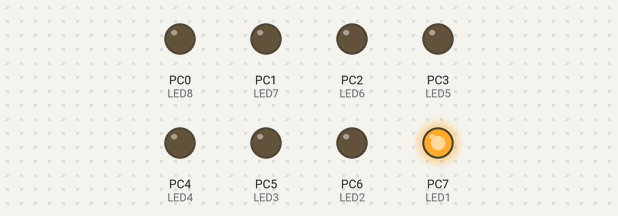
This program was run on a simulated ATmega128, built with avr-gcc and emulated at 16 MHz. On the bench: output pins drawn as LEDs (lit = HIGH). Pins used as bus, display or sensor lines are not drawn.

Above: at 0.1 s.
At 0.6 s:
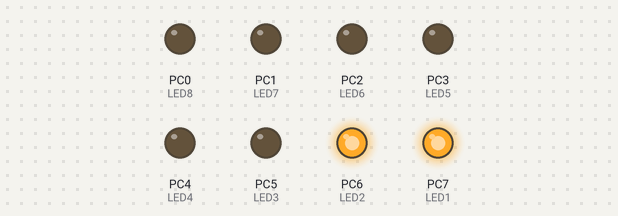
At 1.1 s:
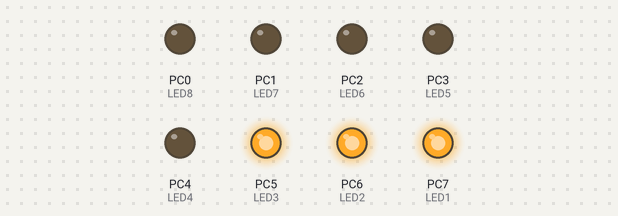
At 1.6 s:
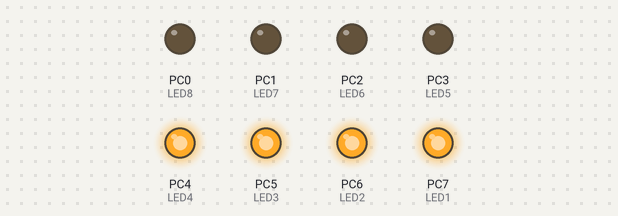
At 2.6 s:
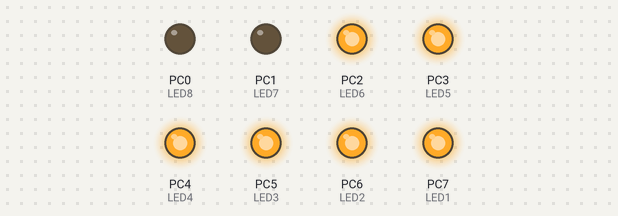
At 3.6 s:
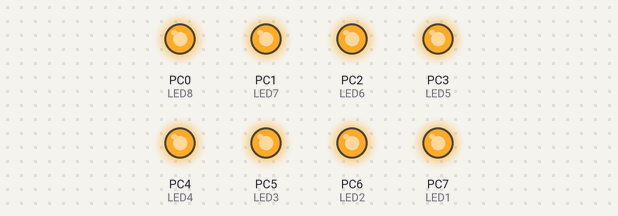
Timing chart, 0 to 5.1 s (numbered marks = the images above):
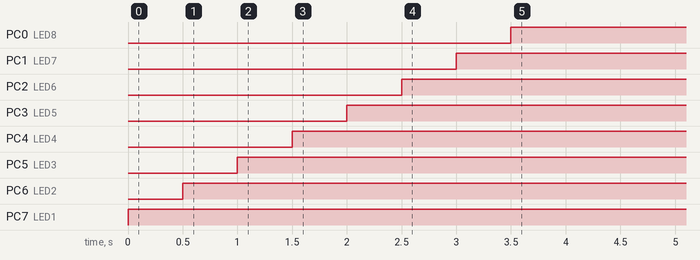

Measured:
- by itself, PC0 (LED8): LOW → HIGH at 3.5 s
- by itself, PC1 (LED7): LOW → HIGH at 3.0 s
- by itself, PC2 (LED6): LOW → HIGH at 2.5 s
- by itself, PC3 (LED5): LOW → HIGH at 2.0 s
- by itself, PC4 (LED4): LOW → HIGH at 1.5 s
- by itself, PC5 (LED3): LOW → HIGH at 1.0 s
- by itself, PC6 (LED2): LOW → HIGH at 0.50 s
- by itself, PC7 (LED1): LOW → HIGH at 0.00 s

The program:

main.c
```c
#include <client.h>

int main (void)
{
	SetupHardware();

	for(;;){
		runNet();
	}

	return 0;
}

void SetupHardware(void)
{
	LED_Init();

	_delay_ms(100);
	SPI_Init();

	_delay_ms(1000);
	NET_Init();
}

unsigned char Connect(unsigned char sock, unsigned char ip[4] ,unsigned char eth_protocol, unsigned int tcp_port) {
	unsigned char			retval;
	unsigned int			sockaddr;

	retval = W5100_FAIL;
																																				// assume this doesn't work
	if (sock >= W5100_NUM_SOCKETS)  {
		return retval;																											// illegal socket value is bad!
	}

	sockaddr =  W5100_SKT_BASE(sock);																			// calc base addr for this socket

	if (W51_read(sockaddr+W5100_SR_OFFSET) == W5100_SKT_SR_CLOSED)				// Make sure we close the socket first
	{
		Close(sock);
	}

	// W51_write(sockaddr+W5100_MR_OFFSET ,0b01000000);														//  Enable Mac Filtering
	W51_write(sockaddr+W5100_MR_OFFSET ,eth_protocol);										//  set protocol for this socket

	W51_write(sockaddr+W5100_DIPR_OFFSET,     ip[0]);											//  set ip for server
	W51_write(sockaddr+W5100_DIPR_OFFSET + 1, ip[1]);											//  set ip for server
	W51_write(sockaddr+W5100_DIPR_OFFSET + 2, ip[2]);											//  set ip for server
	W51_write(sockaddr+W5100_DIPR_OFFSET + 3, ip[3]);											//  set ip for server

	W51_write(sockaddr+W5100_DPORT_OFFSET, ((tcp_port & 0xFF00) >> 8 ));	// set port for server (MSB)
	W51_write(sockaddr+W5100_DPORT_OFFSET + 1, (tcp_port & 0x00FF));			// set port for server (LSB)

	W51_write(sockaddr+W5100_CR_OFFSET, W5100_SKT_CR_OPEN);	              // open the socket

	while (W51_read(sockaddr+W5100_CR_OFFSET))  ;													// loop until device reports socket is open (blocks!!)

	if (W51_read(sockaddr+W5100_SR_OFFSET) == W5100_SKT_SR_INIT){
		W51_write(sockaddr+W5100_CR_OFFSET, W5100_SKT_CR_CONNECT);					// connect to server
		while (W51_read(sockaddr+W5100_CR_OFFSET))  ;												// loop until device reports socket is open (blocks!!)
		retval = sock;																											// if success, return socket number
	} else  Close(sock);																									// if failed, close socket immediately

	return  retval;
}

void  Close(unsigned char  sock)
{
	unsigned int			sockaddr;

	if (sock > W5100_NUM_SOCKETS)  {
		return;																															// if illegal socket number, ignore request
	}
	sockaddr = W5100_SKT_BASE(sock);																			// calc base addr for this socket

	W51_write(sockaddr+W5100_CR_OFFSET, W5100_SKT_CR_CLOSE);							// tell chip to close the socket
	while (W51_read(sockaddr+W5100_CR_OFFSET))  ;													// loop until socket is closed (blocks!!)
}

void  Disconnect(unsigned char  sock)
{
	unsigned int			sockaddr;

	if (sock > W5100_NUM_SOCKETS)  {
		return;																															// if illegal socket number, ignore request
	}
	sockaddr = W5100_SKT_BASE(sock);																			// calc base addr for this socket

	W51_write(sockaddr+W5100_CR_OFFSET, W5100_SKT_CR_DISCON);							// disconnect the socket
	while (W51_read(sockaddr+W5100_CR_OFFSET))  ;													// loop until socket is closed (blocks!!)
}

unsigned char Send(unsigned char  sock, const unsigned char  *buf, unsigned int  buflen)
{
	unsigned int					ptr;
	unsigned int					offaddr;
	unsigned int					realaddr;
	unsigned int					txsize;
	unsigned int					timeout;
	unsigned int					sockaddr;

	if (buflen == 0 || sock >= W5100_NUM_SOCKETS)  return  W5100_FAIL;		// ignore illegal requests
	sockaddr = W5100_SKT_BASE(sock);																			// calc base addr for this socket
	// Make sure the TX Free Size Register is available
	txsize = W51_read(sockaddr+W5100_TX_FSR_OFFSET);											// make sure the TX free-size reg is available
	txsize = (((txsize & 0x00FF) << 8 ) + W51_read(sockaddr+W5100_TX_FSR_OFFSET + 1));

	timeout = 0;
	while (txsize < buflen)
	{
		_delay_ms(1);

		txsize = W51_read(sockaddr+W5100_TX_FSR_OFFSET);										// make sure the TX free-size reg is available
		txsize = (((txsize & 0x00FF) << 8 ) + W51_read(sockaddr+W5100_TX_FSR_OFFSET + 1));

		if (timeout++ > 2048) 																							// if max delay has passed...
		{
			#ifdef DBG
			printf("Send() - Timeout expired\n");
			#endif

			Disconnect(sock);																						// can't connect, close it down
			return  W5100_FAIL;																								// show failure
		}
	}

	// Read the TX Write Pointer
	ptr = W51_read(sockaddr+W5100_TX_WR_OFFSET);
	offaddr = (((ptr & 0x00FF) << 8 ) + W51_read(sockaddr+W5100_TX_WR_OFFSET + 1));

	while (buflen)
	{
		buflen--;
		realaddr = (W5100_TXBUFADDR + (0x0800 * sock)) + (offaddr & W5100_TX_BUF_MASK);        // calc W5100 physical buffer addr for this socket

		W51_write(realaddr, *buf);																				// send a byte of application data to TX buffer
		offaddr++;																												// next TX buffer addr
		buf++;																														// next input buffer addr
	}

	W51_write(sockaddr+W5100_TX_WR_OFFSET, (offaddr & 0xFF00) >> 8);		// send MSB of new write-pointer addr
	W51_write(sockaddr+W5100_TX_WR_OFFSET + 1, (offaddr & 0x00FF));			// send LSB

	W51_write(sockaddr+W5100_CR_OFFSET, W5100_SKT_CR_SEND);							// start the send on its way
	while (W51_read(sockaddr+W5100_CR_OFFSET))  ;												// loop until socket starts the send (blocks!!)

	return  W5100_OK;
}

unsigned int Receive(unsigned char sock, unsigned char  *buf, unsigned int  buflen)
{
	unsigned int	ptr;
	unsigned int	cnt;
	unsigned int	offaddr;
	unsigned int	realaddr;
	unsigned int	sockaddr;
	uint8_t				data[24];

	if (sock >= W5100_NUM_SOCKETS)  return  W5100_FAIL;		// ignore illegal conditions

	if (buflen > (MAX_BUF - 2))  {
		buflen = MAX_BUF - 2;											// requests that exceed the max are truncated
	}


	sockaddr = W5100_SKT_BASE(sock);																									// calc base addr for this socket
	ptr = W51_read(sockaddr+W5100_RX_RD_OFFSET);																			// get the RX read pointer (MSB)
	offaddr = (((ptr & 0x00FF) << 8 ) + W51_read(sockaddr+W5100_RX_RD_OFFSET + 1));		// get LSB and calc offset addr

	//_delay_ms(1);

	cnt = 0;
	while (buflen)
	{
		buflen--;
		realaddr = (W5100_RXBUFADDR + (MAX_MEM * sock)) + (offaddr & W5100_RX_BUF_MASK);
		data[cnt] = W51_read(realaddr);

		cnt++;
		offaddr++;
	}

	Send(crntSocket, netBuffer, strlen((char *)netBuffer));

	#ifdef DBG
	printf("\n");
	#endif

	// Increase the S0_RX_RD value, so it point to the next receive
	W51_write(sockaddr+W5100_RX_RD_OFFSET, (offaddr & 0xFF00) >> 8);			// update RX read offset (MSB)
	W51_write(sockaddr+W5100_RX_RD_OFFSET + 1,(offaddr & 0x00FF));				// update LSB

	// Now Send the RECV command
	W51_write(sockaddr+W5100_CR_OFFSET, W5100_SKT_CR_RECV);								// issue the receive command
	_delay_us(10);																												// wait for receive to start

	return  W5100_OK;
}

unsigned int ReceivedSize(unsigned char  sock)
{
	unsigned int					val;
	unsigned int					sockaddr;

	if (sock >= W5100_NUM_SOCKETS)  return  0;
	sockaddr = W5100_SKT_BASE(sock);						// calc base addr for this socket
	val = W51_read(sockaddr+W5100_RX_RSR_OFFSET) & 0xff;
	val = (val << 8) + W51_read(sockaddr+W5100_RX_RSR_OFFSET + 1);
	return  val;
}

void selectEthernet(void)
{
	/*
	*  Simple wrapper function for selecting the W5100 device.  This function
	*  allows the library code to invoke a target-specific function for enabling
	*  the W5100 chip.
	*/
	W51_ENABLE;
}

void deselectEthernet(void)
{
	/*
	*  Simple wrapper function for de-selecting the W5100 device.  This function
	*  allows the library code to invoke a target-specific function for disabling
	*  the W5100 chip.
	*/

	W51_DISABLE;
}

unsigned char xchgData(unsigned char  val)
{
	/*
	*  my_xchg      callback function; exchanges a byte with W5100 chip
	*/
	SPDR = val;
	while  (!(SPSR & (1<<SPIF)))  ;
	return  SPDR;
}

void resetEthernet(void)
{
	/*
	*  my_reset      callback function; force a hardware reset of the W5100 device
	*/
	SPI_DDR |= (1<<RESET_BIT);
	SPI_PORT |= (1<<RESET_BIT);

	SPI_PORT &= ~(1<<RESET_BIT);																		//  pull the line low
	_delay_ms(10);																									//  let the device reset
	SPI_PORT |= (1<<RESET_BIT);																			//  done with reset, pull the line high
	_delay_ms(100);																									//  let the chip wake up
}

void toggleLed(uint8_t led) {
	switch(led){
		case 0: LED1_TG; break;
		case 1: LED2_TG; break;
		case 2: LED3_TG; break;
		case 3: LED4_TG; break;
		case 4: LED5_TG; break;
		case 5: LED6_TG; break;
		case 6: LED7_TG; break;
		case 7: LED8_TG; break;
		default: break;
	}
}


void LED_Init(void) {
	LED1_SET;
	LED2_SET;
	LED3_SET;
	LED4_SET;
	LED5_SET;
	LED6_SET;
	LED7_SET;
	LED8_SET;

	for(uint8_t a = 0; a < MAX_LEDS; a++){
		toggleLed(a);
		_delay_ms(500);
	}
}

void SPI_Init(void){

	// Set MOSI (PORTB2),SCK (PORTB1) and PORTB0 (SS) as output, others as input
	SPI_DDR = (1<<SPI_MOSI)|(1<<SPI_SCLK)|(1<<SPI_CS);

	// CS pin is not active - Set to High
	SPI_PORT |= (1<<SPI_CS);

	// Enable SPI, Master Mode 0, set the clock rate fck/2
	SPCR = (1<<SPE)|(1<<MSTR)|(1<<SPR0)|(1<<SPR1);
	SPSR |= (1<<SPI2X);

	///////////////////////////////////////////////////////////////////////////////////////////////////
}

void NET_Init(void){
	crntSocket = 0;																// magic number! declare the socket number we will use (0-3)
	sockaddr = W5100_SKT_BASE(crntSocket);				// calc address of W5100 register set for this socket

	cb._select = &selectEthernet;									// callback for selecting the W5100
	cb._xchg = &xchgData;													// callback for exchanging data
	cb._deselect = &deselectEthernet;							// callback for de-selecting the W5100
	cb._reset = &resetEthernet;										// callback for hardware-reset of the W5100

	W51_register(&cb);														// register our target-specific W5100 routines with the W5100 library
	W51_init();																		// now initialize the W5100

	W51_config(&ipConfig);												// config the W5100 (MAC, TCP address, subnet, etc
}

void runNet(void){
	switch  (W51_read(sockaddr+W5100_SR_OFFSET))		// based on current status of socket...
	{
		case  W5100_SKT_SR_CLOSED:						// if socket is closed...
			if (Connect(crntSocket, srvrIp, W5100_SKT_MR_TCP, SRVR_PORT) == crntSocket)		// if successful opening a socket...
			{
				_delay_ms(1);
				} else {
			}
			break;

		case  W5100_SKT_SR_INIT: {
			break;
		}

		case  W5100_SKT_SR_ESTABLISHED:					// if socket connection is established...
			rsize = ReceivedSize(crntSocket);					// find out how many bytes
			if (rsize >= 1) {
				if (Receive(crntSocket, netBuffer, rsize) != W5100_OK)  {
					strcpy_P((char *)netBuffer, PSTR("Z"));
				}

				if (Send(crntSocket, netBuffer, strlen((char *)netBuffer)) == W5100_FAIL)  break;		// just throw out the packet for now
			}
			else											// no data yet...
			{
				_delay_us(10);
			}
			break;

		case  W5100_SKT_SR_FIN_WAIT:
		case  W5100_SKT_SR_CLOSING:
		case  W5100_SKT_SR_TIME_WAIT:
		case  W5100_SKT_SR_CLOSE_WAIT:
		case  W5100_SKT_SR_LAST_ACK: {
			Close(crntSocket);
			break;
		}
	}
}
```

EasyAVR128.h
```c
/*
 * EasyAVR128.h
 *
 * Created: 10/14/2015 7:45:00 PM
 *  Author: Jairo Martinez
 */

#ifndef EASYAVR128_H_
#define EASYAVR128_H_

//////////////////////////////////////////////////////

#define SPI_DDR		DDRB				//  target-specific DDR for the SPI port lines
#define SPI_PORT 	PORTB				//  target-specific port containing the SPI lines
#define SPI_CS		PORTB0
#define SPI_SCLK	PORTB1
#define SPI_MOSI	PORTB2
#define SPI_MISO	PORTB3
#define RESET_BIT	PORTB4			//  target-specific port line used as reset

//////////////////////////////////////////////////////

#define LED_DDR DDRC
#define	LEDPORT	PORTC

#define MAX_LEDS 8

#define LED8	PORTC0
#define LED7	PORTC1
#define LED6	PORTC2
#define LED5	PORTC3
#define LED4	PORTC4
#define LED3	PORTC5
#define LED2	PORTC6
#define LED1	PORTC7

// LED Macros

#define LED1_SET LED_DDR |= 1 << LED1;
#define LED2_SET LED_DDR |= 1 << LED2;
#define LED3_SET LED_DDR |= 1 << LED3;
#define LED4_SET LED_DDR |= 1 << LED4;
#define LED5_SET LED_DDR |= 1 << LED5;
#define LED6_SET LED_DDR |= 1 << LED6;
#define LED7_SET LED_DDR |= 1 << LED7;
#define LED8_SET LED_DDR |= 1 << LED8;

#define LED1_ON LEDPORT&=~(1<<LED1)
#define LED1_OF LEDPORT|=(1<<LED1)
#define LED1_TG LEDPORT^=(1<<LED1)

#define LED2_ON LEDPORT&=~(1<<LED2)
#define LED2_OF LEDPORT|=(1<<LED2)
#define LED2_TG LEDPORT^=(1<<LED2)

#define LED3_ON LEDPORT&=~(1<<LED3)
#define LED3_OF LEDPORT|=(1<<LED3)
#define LED3_TG LEDPORT^=(1<<LED3)

#define LED4_ON LEDPORT&=~(1<<LED4)
#define LED4_OF LEDPORT|=(1<<LED4)
#define LED4_TG LEDPORT^=(1<<LED4)

#define LED5_ON LEDPORT&=~(1<<LED5)
#define LED5_OF LEDPORT|=(1<<LED5)
#define LED5_TG LEDPORT^=(1<<LED5)

#define LED6_ON LEDPORT&=~(1<<LED6)
#define LED6_OF LEDPORT|=(1<<LED6)
#define LED6_TG LEDPORT^=(1<<LED6)

#define LED7_ON LEDPORT&=~(1<<LED7)
#define LED7_OF LEDPORT|=(1<<LED7)
#define LED7_TG LEDPORT^=(1<<LED7)

#define LED8_ON LEDPORT&=~(1<<LED8)
#define LED8_OF LEDPORT|=(1<<LED8)
#define LED8_TG LEDPORT^=(1<<LED8)

//////////////////////////////////////////////////////

#define BTN_DDR DDRB
#define	BTNPORT	PORTB

#define MAX_BTNS 8

#define BTN1	PINB0
#define BTN2	PINB1
#define BTN3	PINB2
#define BTN4	PINB3
#define BTN5	PINB4
#define BTN6	PINB5
#define BTN7	PINB6
#define BTN8	PINB7

#endif /* EASYAVR128_H_ */
```

client.h
```c
/*
 * client.h
 *
 * Created: 10/16/2015 5:26:48 PM
 *  Author: Jairo Martinez
 */


#ifndef CLIENT_H_
#define CLIENT_H_

#include <avr/io.h>
#include <avr/pgmspace.h>
#include <stdio.h>
#include <stdlib.h>
#include <string.h>
#include <util/delay.h>

#include "EasyAVR128.h"
#include "w5100/w5100.h"

#define MAX_BUF		512				//  largest buffer we can read from chip
#define SRVR_PORT	1880			// TCP port for HTTP

#define MAX_MEM		0x0800		//  For 8K Buffer -- 0x1000 for 4K -- 0x0800 for 2K

/*
*  Define macros for selecting and de-selecting the W5100 device.
*/

#define  W51_ENABLE		SPI_PORT&=~(1<<SPI_CS)
#define  W51_DISABLE	SPI_PORT|=(1<<SPI_CS)

W5100_CALLBACKS		cb;

// Network Vars
unsigned char			netBuffer[MAX_BUF];
unsigned int			sockaddr;
unsigned char			crntSocket;
unsigned int			rsize;
unsigned char			srvrIp[4] = {172,16,76,107};

W5100_CFG					ipConfig =
{
	{0x00,0x08,0xDC,0x00,0x00,0x0A},		// mac_addr
	{172,16,76,90},											// ip_addr
	{255,255,255,0},										// sub_mask
	{172,16,76,1}												// gtw_addr
};

void							SetupHardware(void);
void							toggleLed(uint8_t led);
void							LED_Init(void);
void							SPI_Init(void);
void							NET_Init(void);
void							runNet(void);

void							selectEthernet(void);
void							deselectEthernet(void);
unsigned char			xchgData(unsigned char  val);
void							resetEthernet(void);

unsigned char			Connect(unsigned char sock, unsigned char ip[] ,unsigned char eth_protocol, unsigned int tcp_port);
void							Close(unsigned char  sock);
void							Disconnect(unsigned char  sock);
unsigned char			Send(unsigned char  sock, const unsigned char  *buf, unsigned int  buflen);
unsigned int			Receive(unsigned char  sock, unsigned char  *buf, unsigned int  buflen);
unsigned int			ReceivedSize(unsigned char  sock);

#endif /* CLIENT_H_ */
```

Source omitted: w5100.c (6035 bytes), w5100.h (13130 bytes)
